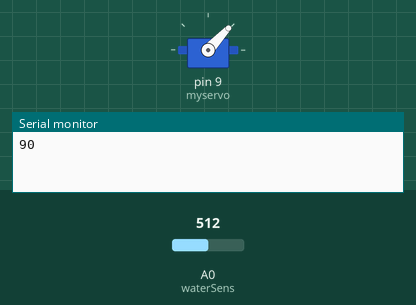
The sketch below on a simulated Arduino Uno, built with avr-gcc and run on an emulated ATmega328P. On the bench: servo, the last lines printed to the serial monitor. The test bench sets the inputs (shaded band); at power-on: A0 (waterSens) = 512.

Above: at 6.2 s.
6.3 s: A0 (waterSens) set to 466
At 6.54 s:
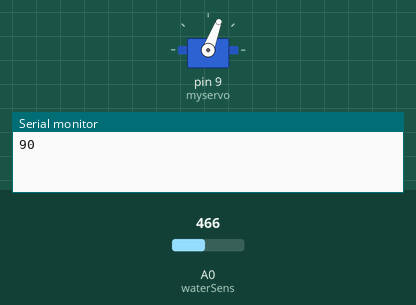
12.8 s: A0 (waterSens) set to 440
At 13.18 s:
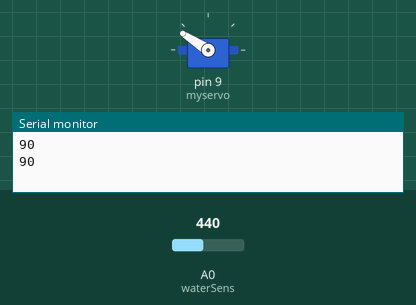
At 17.2 s:
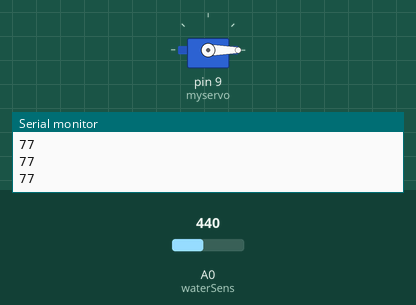
Timing chart, 0 to 18.7 s (numbered marks = the images above; inputs shaded):
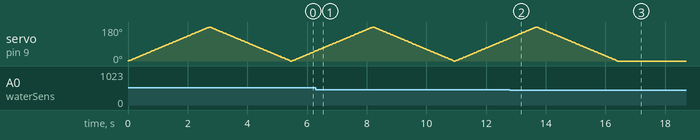

Measured:
- the behaviour switches between 455 and 454 on A0 (waterSens) (found by bisection; images 1 and 2)
- after the input at 12.8 s, servo on pin 9 (myservo): goes on until 16.4 s, then stays 0°

The sketch:

water_sensor_and_servo_motor_2.ino
```cpp
#include <Servo.h> //include servo library
Servo myservo; //define servo as servo
const int waterSens = A0;//set water sensor to A0
int pos = 0;//define servo position

void setup() {

  Serial.begin(9600);
  myservo.attach(9);//attach servo to pin 9

}
void loop() {
  int sensorValue = analogRead(waterSens);//read the water sensor value

  sensorValue = map(sensorValue, 0, 1023, 0, 180);
     if (sensorValue >= 80) {
        for (pos = 0; pos <= 180; pos += 1) { // goes from 0 degrees to 180 degrees
    // in steps of 1 degree
    myservo.write(pos);              // tell servo to go to position in variable 'pos'
    delay(15);                       // waits 15ms for the servo to reach the position
  }
  for (pos = 180; pos >= 0; pos -= 1) { // goes from 180 degrees to 0 degrees
    myservo.write(pos);              // tell servo to go to position in variable 'pos'
    delay(15);                       // waits 15ms for the servo to reach the position
  }

     }

  else{
    myservo.write(0);
  }


  Serial.println(sensorValue);
  delay(20);
}
```
